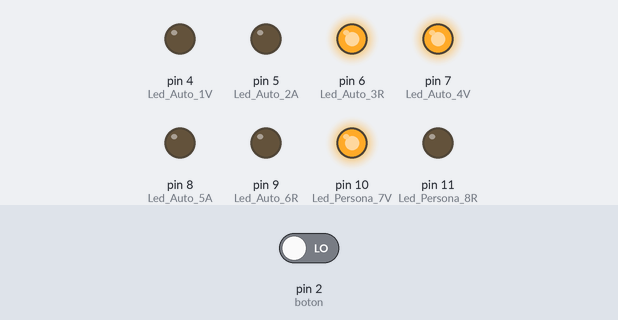
A sketch run on a simulated Arduino Uno, built with avr-gcc and run on an emulated ATmega328P. Parts: output pins drawn as LEDs (lit = HIGH). The test bench sets the inputs (shaded band); at power-on: pin 2 (boton) LOW.

Above: at 4.8 s.
4.9 s: pin 2 (boton) driven HIGH
At 7.4 s:
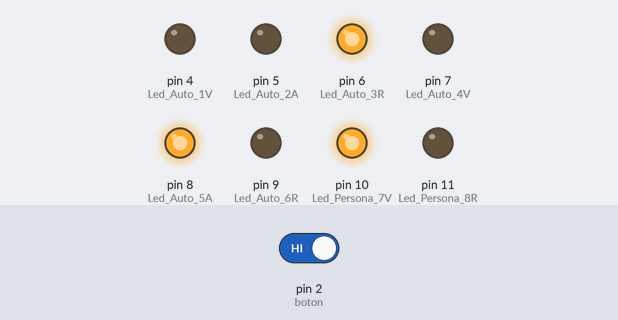
At 8.9 s:
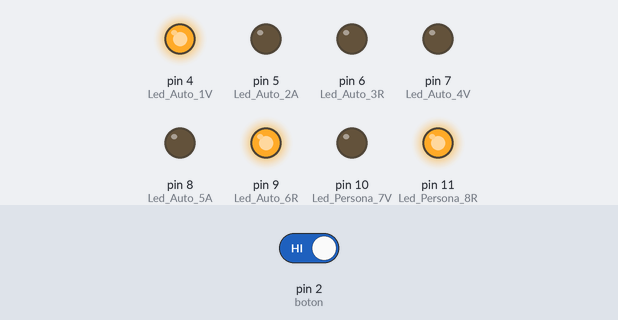
Timing chart, 0 to 55.5 s (numbered marks = the images above; inputs shaded):
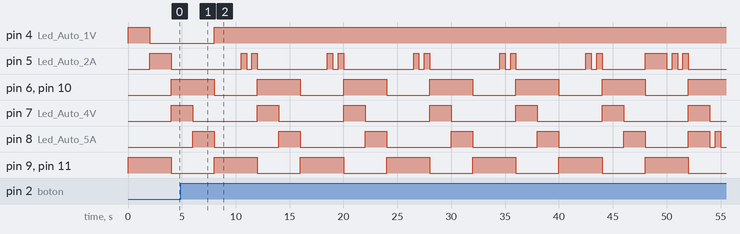

The sketch:

Test_2.ino
```cpp
bool Boton_Estado          =  false;
int Estado_dia            =  0;
int Hora                  =  0;
int Estado_Luz            =  0;

const int boton           =  2;
const int Led_Auto_1V     =  4;
const int Led_Auto_2A     =  5;
const int Led_Auto_3R     =  6;
const int Led_Auto_4V     =  7;
const int Led_Auto_5A     =  8;
const int Led_Auto_6R     =  9;
const int Led_Persona_7V  = 10;
const int Led_Persona_8R  = 11;

void setup() {
  // put your setup code here, to run once:
  pinMode(Led_Auto_1V, OUTPUT);
  pinMode(Led_Auto_2A, OUTPUT);
  pinMode(Led_Auto_3R, OUTPUT);
  pinMode(Led_Auto_4V, OUTPUT);
  pinMode(Led_Auto_5A, OUTPUT);
  pinMode(Led_Auto_6R, OUTPUT);
  pinMode(Led_Persona_7V, OUTPUT);
  pinMode(Led_Persona_8R, OUTPUT);
  pinMode(boton, INPUT);
}

void loop() {
  // put your main code here, to run repeatedly:
  //Crear variable de estado IMPORTANTES
  Boton_Estado = digitalRead(boton);
  switch (Estado_dia) {
    case 0: // dia
      switch (Estado_Luz ){
        // 1V, 6R y 8R
        case 0:
          Hora = Hora + 1;
          // Prendido 1V y apagado 2A y 3R
          digitalWrite(Led_Auto_1V, HIGH);
          digitalWrite(Led_Auto_2A, LOW);
          digitalWrite(Led_Auto_3R, LOW);
          // Apagado 4V, 4A y prendido 6R
          digitalWrite(Led_Auto_4V, LOW);
          digitalWrite(Led_Auto_5A, LOW);
          digitalWrite(Led_Auto_6R, HIGH);
          // Apagado 7V y prendido 8R
          digitalWrite(Led_Persona_7V, LOW);
          digitalWrite(Led_Persona_8R, HIGH);
          delay(2000);
          if(Boton_Estado == true){
            Estado_Luz = 4;
          }
          else{
            Estado_Luz = 1;
          }
          break;
        // 2A
        case 1:
          // Apagado 1V, 3R y prendido 2A
          digitalWrite(Led_Auto_1V, LOW);
          digitalWrite(Led_Auto_2A, HIGH);
          // LEDs 4V, 5A, 6R, 7V y 8R se mantiene igual
          Estado_Luz = 2;
          delay(2000);
          break;
        // 3R y 4V
        case 2:
          // Apagado 1V, 2A y prendido 3R
          digitalWrite(Led_Auto_2A, LOW);
          digitalWrite(Led_Auto_3R, HIGH);
          // Prendido 4V y apagado 5A y 6R
          digitalWrite(Led_Auto_4V, HIGH);
          digitalWrite(Led_Auto_6R, LOW);
          // Prendido 7V y apagado 8R
          digitalWrite(Led_Persona_7V, HIGH);
          digitalWrite(Led_Persona_8R, LOW);
          Estado_Luz = 3;
          delay(2000);
          break;
        // 5A
        case 3:
          //Apado 4V, 6R y prendido 5A
          digitalWrite(Led_Auto_4V, LOW);
          digitalWrite(Led_Auto_5A, HIGH);
          Estado_Luz = 0;
          delay(2000);
          if ( Hora >= 6){
            Estado_dia = 1;
          }
          break;
        // Boton
        case 4:
          // Prende 2A intermintentemente
          digitalWrite(Led_Auto_2A, LOW);
          delay(500);
          digitalWrite(Led_Auto_2A, HIGH);
          delay(500);
          digitalWrite(Led_Auto_2A, LOW);
          delay(500);
          digitalWrite(Led_Auto_2A, HIGH);
          // LEDs 4V, 5A, 6R, 7V y 8R se mantiene igual
          Estado_Luz = 2;
          Boton_Estado = false;
          delay(500);
          break;
      }
      break;
    case 1: // NOCHE
      switch (Estado_Luz ){
        // 1V, 6R y 8R
        case 0:
          Hora = Hora + 1;
          // Prendido 1V y apagado 2A y 3R
          digitalWrite(Led_Auto_1V, HIGH);
          digitalWrite(Led_Auto_2A, HIGH);
          digitalWrite(Led_Auto_3R, LOW);
          // Apagado 4V, 4A y prendido 6R
          digitalWrite(Led_Auto_4V, LOW);
          digitalWrite(Led_Auto_5A, LOW);
          digitalWrite(Led_Auto_6R, HIGH);
          // Apagado 7V y prendido 8R
          digitalWrite(Led_Persona_7V, LOW);
          digitalWrite(Led_Persona_8R, HIGH);
          delay(2000);
          if(Boton_Estado == true ){
            Estado_Luz = 4;
          }
          else{
            Estado_Luz = 1;
          }
          break;
        // 2A
        case 1:
          // Apagado 1V, 3R siempre, mientras que 2A intermitente mente
          digitalWrite(Led_Auto_1V, LOW);
          digitalWrite(Led_Auto_2A, LOW);
          delay(500);
          digitalWrite(Led_Auto_2A, HIGH);
          delay(500);
          digitalWrite(Led_Auto_2A, LOW);
          delay(500);
          digitalWrite(Led_Auto_2A, HIGH);
          // LEDs 4V, 5A, 6R, 7V y 8R se mantiene igual
          Estado_Luz = 2;
          delay(500);
          break;
        // 3R y 4V
        case 2:
          // Apagado 1V, 2A y prendido 3R
          digitalWrite(Led_Auto_2A, LOW);
          digitalWrite(Led_Auto_3R, HIGH);
          // Prendido 4V, 5A y apgado 6R
          digitalWrite(Led_Auto_4V, HIGH);
          digitalWrite(Led_Auto_5A, HIGH);
          digitalWrite(Led_Auto_6R, LOW);
          // Prendido 7V y apagado 8R
          digitalWrite(Led_Persona_7V, HIGH);
          digitalWrite(Led_Persona_8R, LOW);
          Estado_Luz = 3;
          delay(2000);
          break;
        // 5A
        case 3:
          // Apagado 4V, 6R siempre mientras que 5A intermitente mente
          digitalWrite(Led_Auto_4V, LOW);
          digitalWrite(Led_Auto_5A, LOW);
          delay(500);
          digitalWrite(Led_Auto_5A, HIGH);
          delay(500);
          digitalWrite(Led_Auto_5A, LOW);
          delay(500);
          digitalWrite(Led_Auto_5A, HIGH);
          Estado_Luz = 0;
          delay(500);
          if(Hora >= 12){
            Hora = 0;
            Estado_dia = 0;
          }
          break;
        // Boton
        case 4:
          // Prende 2A intermintentemente
          digitalWrite(Led_Auto_2A, LOW);
          delay(500);
          digitalWrite(Led_Auto_2A, HIGH);
          delay(500);
          digitalWrite(Led_Auto_2A, LOW);
          delay(500);
          digitalWrite(Led_Auto_2A, HIGH);
          // LEDs 4V, 5A, 6R, 7V y 8R se mantiene igual
          Estado_Luz = 2;
          Boton_Estado = false;
          delay(500);
          break;
      }
      break;
  }
}
```

Measured:
- after the input at 4.9 s, pin 4 (Led_Auto_1V): goes on until 8.0 s, then stays HIGH
- by itself, pin 6 (Led_Auto_3R), pin 9 (Led_Auto_6R), pin 10 (Led_Persona_7V), pin 11 (Led_Persona_8R): alternates HIGH for 4.0 s and LOW for 4.0 s
- by itself, pin 7 (Led_Auto_4V): alternates HIGH for 2.0 s and LOW for 6.0 s
